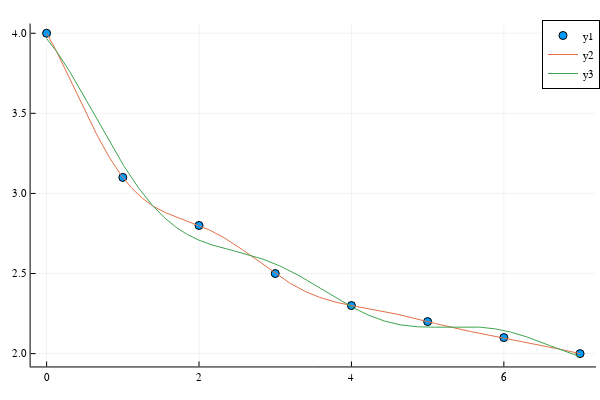

This figure's notebook cell:
### Markdown cell above
Part B

### Code cell
m=n-2
z=M[1:m,:]'*y[1:m]
plot!(t,z)

### Figure 1 — Plotly figure (JSON) as saved in the notebook; plotly's stock layout.template omitted (floating-point values rounded to 4 significant figures; data arrays with more than 128 entries replaced by an {"elided": "..."} marker saying what was removed)
{"data": [{"xaxis": "x1", "colorbar": {"title": ""}, "yaxis": "y1", "x": [0, 1, 2, 3, 4, 5, 6, 7], "showlegend": true, "mode": "markers", "name": "y1", "zmin": null, "legendgroup": "y1", "marker": {"symbol": "circle", "color": "rgba(0, 154, 250, 1.000)", "line": {"color": "rgba(0, 0, 0, 1.000)", "width": 1}, "size": 8}, "zmax": null, "y": [4, 3.1, 2.8, 2.5, 2.3, 2.2, 2.1, 2], "type": "scatter"}, {"xaxis": "x1", "colorbar": {"title": ""}, "yaxis": "y1", "x": {"elided": "701 float values"}, "showlegend": true, "mode": "lines", "name": "y2", "zmin": null, "legendgroup": "y2", "zmax": null, "line": {"color": "rgba(227, 111, 71, 1.000)", "shape": "linear", "dash": "solid", "width": 1}, "y": {"elided": "701 float values"}, "type": "scatter"}, {"xaxis": "x1", "colorbar": {"title": ""}, "yaxis": "y1", "x": {"elided": "701 float values"}, "showlegend": true, "mode": "lines", "name": "y3", "zmin": null, "legendgroup": "y3", "zmax": null, "line": {"color": "rgba(62, 164, 78, 1.000)", "shape": "linear", "dash": "solid", "width": 1}, "y": {"elided": "701 float values"}, "type": "scatter"}], "layout": {"showlegend": true, "xaxis": {"showticklabels": true, "gridwidth": 0.5, "tickvals": [0, 2, 4, 6], "visible": true, "ticks": "inside", "range": [-0.21, 7.21], "domain": [0.05101, 0.9934], "tickmode": "array", "linecolor": "rgba(0, 0, 0, 1.000)", "showgrid": true, "title": "", "mirror": false, "tickangle": 0, "showline": true, "gridcolor": "rgba(0, 0, 0, 0.100)", "titlefont": {"color": "rgba(0, 0, 0, 1.000)", "family": "sans-serif", "size": 15}, "tickcolor": "rgb(0, 0, 0)", "ticktext": ["0", "2", "4", "6"], "zeroline": false, "type": "-", "tickfont": {"color": "rgba(0, 0, 0, 1.000)", "family": "sans-serif", "size": 11}, "zerolinecolor": "rgba(0, 0, 0, 1.000)", "anchor": "y1"}, "paper_bgcolor": "rgba(255, 255, 255, 1.000)", "annotations": [], "height": 400, "margin": {"l": 0, "b": 20, "r": 0, "t": 20}, "plot_bgcolor": "rgba(255, 255, 255, 1.000)", "yaxis": {"showticklabels": true, "gridwidth": 0.5, "tickvals": [2, 2.5, 3, 3.5, 4], "visible": true, "ticks": "inside", "range": [1.92, 4.061], "domain": [0.03762, 0.9902], "tickmode": "array", "linecolor": "rgba(0, 0, 0, 1.000)", "showgrid": true, "title": "", "mirror": false, "tickangle": 0, "showline": true, "gridcolor": "rgba(0, 0, 0, 0.100)", "titlefont": {"color": "rgba(0, 0, 0, 1.000)", "family": "sans-serif", "size": 15}, "tickcolor": "rgb(0, 0, 0)", "ticktext": ["2.0", "2.5", "3.0", "3.5", "4.0"], "zeroline": false, "type": "-", "tickfont": {"color": "rgba(0, 0, 0, 1.000)", "family": "sans-serif", "size": 11}, "zerolinecolor": "rgba(0, 0, 0, 1.000)", "anchor": "x1"}, "legend": {"yanchor": "auto", "xanchor": "auto", "bordercolor": "rgba(0, 0, 0, 1.000)", "bgcolor": "rgba(255, 255, 255, 1.000)", "font": {"color": "rgba(0, 0, 0, 1.000)", "family": "sans-serif", "size": 11}, "tracegroupgap": 0, "y": 1, "borderwidth": 1, "traceorder": "normal", "x": 1}, "width": 600}}
